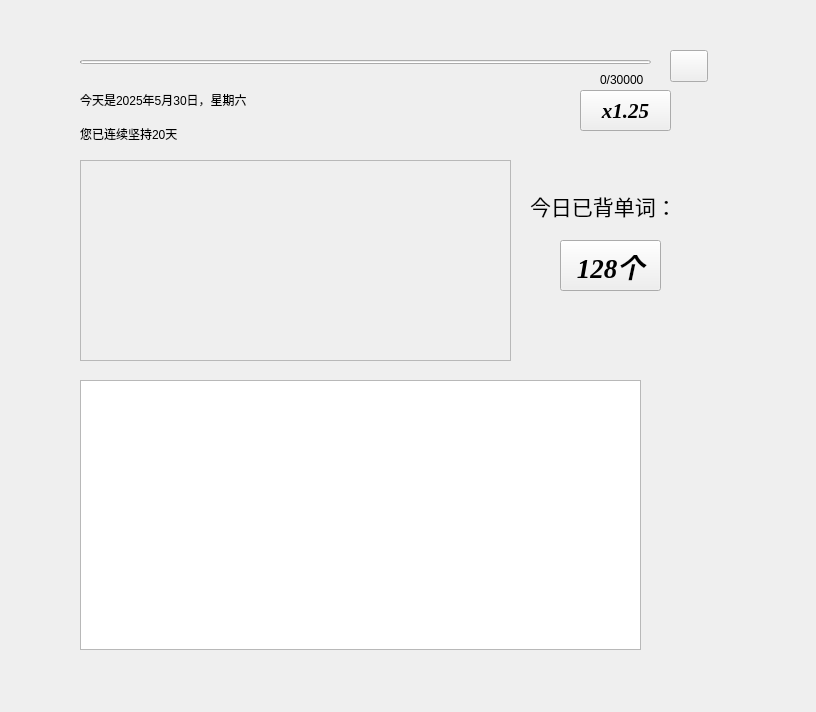
<?xml version="1.0" encoding="UTF-8"?>
<ui version="4.0">
 <class>home_widget</class>
 <widget class="QWidget" name="home_widget">
  <property name="geometry">
   <rect>
    <x>0</x>
    <y>0</y>
    <width>816</width>
    <height>712</height>
   </rect>
  </property>
  <property name="windowTitle">
   <string>Form</string>
  </property>
  <widget class="ProgressBar" name="ProgressBar">
   <property name="geometry">
    <rect>
     <x>80</x>
     <y>60</y>
     <width>571</width>
     <height>4</height>
    </rect>
   </property>
  </widget>
  <widget class="StrongBodyLabel" name="StrongBodyLabel">
   <property name="geometry">
    <rect>
     <x>600</x>
     <y>70</y>
     <width>91</width>
     <height>19</height>
    </rect>
   </property>
   <property name="text">
    <string>0/30000</string>
   </property>
  </widget>
  <widget class="HyperlinkLabel" name="HyperlinkLabel">
   <property name="geometry">
    <rect>
     <x>580</x>
     <y>90</y>
     <width>91</width>
     <height>41</height>
    </rect>
   </property>
   <property name="font">
    <font>
     <family>Times New Roman</family>
     <pointsize>16</pointsize>
     <weight>75</weight>
     <italic>true</italic>
     <bold>true</bold>
     <underline>false</underline>
     <strikeout>false</strikeout>
    </font>
   </property>
   <property name="text">
    <string>x1.25</string>
   </property>
  </widget>
  <widget class="StrongBodyLabel" name="StrongBodyLabel_2">
   <property name="geometry">
    <rect>
     <x>80</x>
     <y>90</y>
     <width>211</width>
     <height>19</height>
    </rect>
   </property>
   <property name="text">
    <string>今天是2025年5月30日，星期六</string>
   </property>
  </widget>
  <widget class="SubtitleLabel" name="SubtitleLabel">
   <property name="geometry">
    <rect>
     <x>80</x>
     <y>120</y>
     <width>201</width>
     <height>27</height>
    </rect>
   </property>
   <property name="text">
    <string>您已连续坚持20天</string>
   </property>
  </widget>
  <widget class="HorizontalFlipView" name="HorizontalFlipView">
   <property name="geometry">
    <rect>
     <x>80</x>
     <y>380</y>
     <width>561</width>
     <height>270</height>
    </rect>
   </property>
  </widget>
  <widget class="StrongBodyLabel" name="StrongBodyLabel_3">
   <property name="geometry">
    <rect>
     <x>530</x>
     <y>190</y>
     <width>141</width>
     <height>31</height>
    </rect>
   </property>
   <property name="font">
    <font>
     <family>黑体</family>
     <pointsize>16</pointsize>
     <weight>50</weight>
     <bold>false</bold>
    </font>
   </property>
   <property name="text">
    <string>今日已背单词：</string>
   </property>
  </widget>
  <widget class="HyperlinkLabel" name="HyperlinkLabel_2">
   <property name="geometry">
    <rect>
     <x>560</x>
     <y>240</y>
     <width>101</width>
     <height>51</height>
    </rect>
   </property>
   <property name="font">
    <font>
     <family>Times New Roman</family>
     <pointsize>20</pointsize>
     <weight>75</weight>
     <italic>true</italic>
     <bold>true</bold>
     <underline>false</underline>
     <strikeout>false</strikeout>
    </font>
   </property>
   <property name="text">
    <string>128个</string>
   </property>
  </widget>
  <widget class="SmoothScrollArea" name="SmoothScrollArea">
   <property name="geometry">
    <rect>
     <x>80</x>
     <y>160</y>
     <width>431</width>
     <height>201</height>
    </rect>
   </property>
   <property name="widgetResizable">
    <bool>true</bool>
   </property>
   <widget class="QWidget" name="scrollAreaWidgetContents">
    <property name="geometry">
     <rect>
      <x>0</x>
      <y>0</y>
      <width>429</width>
      <height>199</height>
     </rect>
    </property>
   </widget>
  </widget>
  <widget class="ToolButton" name="ToolButton">
   <property name="geometry">
    <rect>
     <x>670</x>
     <y>50</y>
     <width>38</width>
     <height>32</height>
    </rect>
   </property>
  </widget>
 </widget>
 <customwidgets>
  <customwidget>
   <class>ToolButton</class>
   <extends>QToolButton</extends>
   <header>qfluentwidgets</header>
  </customwidget>
  <customwidget>
   <class>SmoothScrollArea</class>
   <extends>QScrollArea</extends>
   <header>qfluentwidgets</header>
   <container>1</container>
  </customwidget>
  <customwidget>
   <class>StrongBodyLabel</class>
   <extends>QLabel</extends>
   <header>qfluentwidgets</header>
  </customwidget>
  <customwidget>
   <class>SubtitleLabel</class>
   <extends>QLabel</extends>
   <header>qfluentwidgets</header>
  </customwidget>
  <customwidget>
   <class>HyperlinkLabel</class>
   <extends>QPushButton</extends>
   <header>qfluentwidgets</header>
  </customwidget>
  <customwidget>
   <class>ProgressBar</class>
   <extends>QProgressBar</extends>
   <header>qfluentwidgets</header>
  </customwidget>
  <customwidget>
   <class>HorizontalFlipView</class>
   <extends>QListWidget</extends>
   <header>qfluentwidgets</header>
  </customwidget>
 </customwidgets>
 <resources/>
 <connections/>
</ui>
